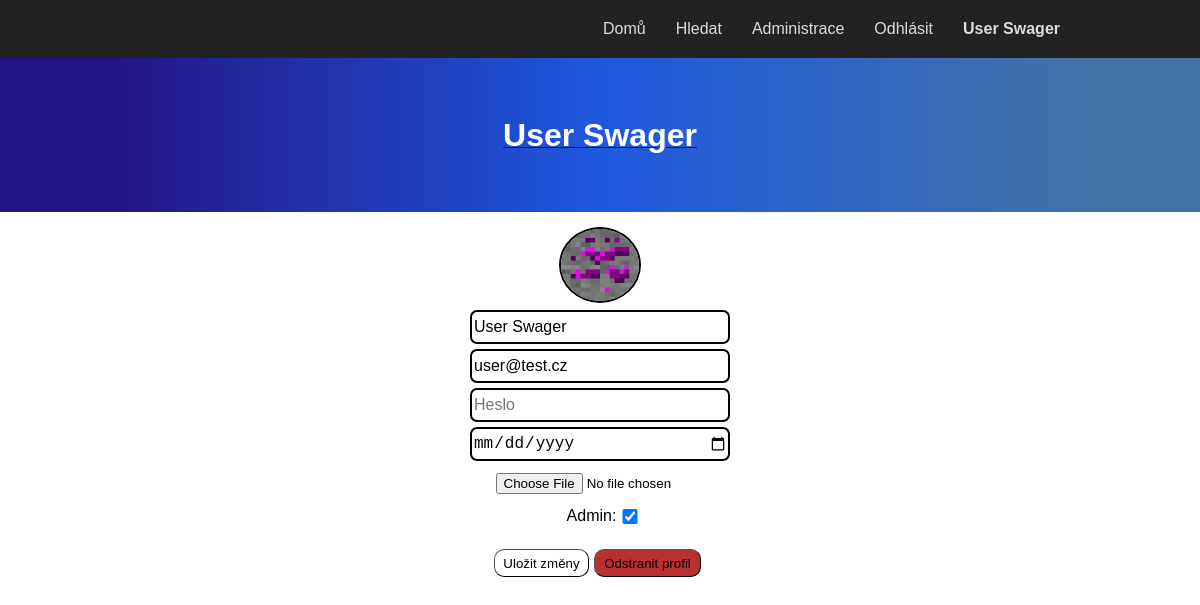
Screenshot of /useradmin.php?id=2 (signed in) with the database file from the repository.
### tables this page shows
CREATE TABLE `users` (
  `id` int NOT NULL AUTO_INCREMENT,
  `username` varchar(20) NOT NULL,
  `email` varchar(40) NOT NULL,
  `password` varchar(255) NOT NULL,
  `registration_date` timestamp NULL DEFAULT CURRENT_TIMESTAMP,
  `profile_picture` varchar(255) DEFAULT './assets/default_user.png',
  `adminstatus` bit(1) DEFAULT NULL,
  `birthdate` date DEFAULT NULL,
  PRIMARY KEY (`id`),
  UNIQUE KEY `email` (`email`),
  KEY `id` (`id`)
);

### useradmin.php (the view, shortened to what this page needs)
<?php
require ("functions.php");
require ("authorizeAdmin.php");
require ("header.php");
?>
<link rel="stylesheet" href="styles/style.css">
</head>
<body id="ii1rgb">
    <form action="editadmin.php?type=user&id=<?php echo $_GET["id"]; ?>" method="post" enctype="multipart/form-data" id="editprofileform">
        <?php
        $query = "SELECT * FROM users WHERE id = ?";
        try {
            $q = $db->prepare($query);
            $q->execute(array($_GET["id"]));
            if ($q->rowCount() > 0) {
                $row = $q->fetch(PDO::FETCH_ASSOC);
                $username = $row["username"];
                $email = $row["email"];
                $birthdate = $row["birthdate"];
                $profile_picture = $row["profile_picture"];
                $adminstatus = $row["adminstatus"];
            } else
                go("admin.php");
        } catch (PDOException $e) {
            echo $e->getMessage();
        }
        ?>
        <div class="gjs-grid-row" id="ip4had">
            <div class="gjs-grid-column" id="iqprrs">
                <a href="profil.php?id=<?php echo $_GET["id"] ?>"><h1 class="gjs-heading" id="itw2nt"><?php echo $username ?></h1></a>
            </div>
        </div>
        <section class="gjs-section" id="izc4xh">
            <div class="gjs-container" id="ifzm7l">
                <div class="gjs-grid-row" id="i09jk1">
                    <div class="gjs-grid-column" id="ic5g72">
                        <img id="iad3hc" src="<?php echo $profile_picture ?>" /><input type="text" id="itsla9"
                            name="username" placeholder="Uživatelské jméno" value="<?php echo $username ?>"/><input type="email" name="mail"
                            placeholder="Email" id="iluzou" value="<?php echo $email ?>"/><input type="password" name="password" placeholder="Heslo"
                            id="if1ls8" /><input type="date" name="birthdate" placeholder="Datum narození"
                            id="i9rwlk" value="<?php echo $birthdate ?>"/><input type="file" name="file" id="ihqar6" />
                        <div class="gjs-grid-row" id="iwo86c">
                            <div class="gjs-grid-column" id="i8hcob">
                                <div id="ibfq4p">Admin:</div><input type="checkbox"
                                <?php
                                    if($adminstatus == 1){
                                        echo "checked";
                                    }
                                ?>
                                id="ipz0ov" name="admin" value="1"/>
                            </div>
                        </div>
                        <div class="gjs-grid-row" id="igqvds">
                            <div class="gjs-grid-column" id="i5tfxh"><input type="submit" id="i01rxf"
                                    value="Uložit změny"></div>
                            <div class="gjs-grid-column" id="i4fo9z"><input type="button" onclick="confirmDelete()" id="iqhfcf"
                                    value="Odstranit profil"></div>
                        </div>
                    </div>
                </div>
            </div>
        </section>
    </form>
</body>

### styles/style.css (style rules this page uses)
* { box-sizing: border-box; }
body { margin: 0; }
.gjs-grid-column { flex: 1 1 0%; padding: 5px 0; }
.gjs-grid-row { display: flex; justify-content: flex-start; align-items: stretch; flex-direction: row; min-height: auto; padding: 10px 0; }
.gjs-container { width: 90%; margin: 0 auto; max-width: 1200px; }
.gjs-section { display: flex; padding: 50px 0; }
.gjs-heading { margin: 0; }
#ii1rgb { font-family: Arial, Helvetica, sans-serif; }

### rows the page displays
users: username "User Swager", profile_picture (picture), mail "user@test.cz", adminstatus "☑"

### other values shown
$text "Domů"
$text "Hledat"
$text "Administrace"
$text "Odhlásit"
$_SESSION["loguser"]["username"] "User Swager"
